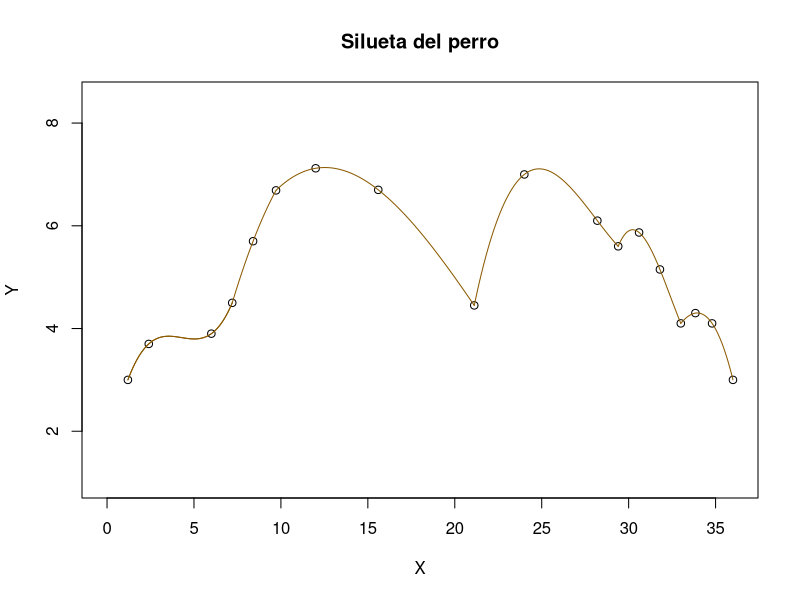

This figure's R source:
#     *** Analisis Numerico 2020-1 *** 
#--Trabajo realizado por: 
# Monica A. Alvarez C.
# Santiago Palacios L.
#   Ejercicio 6). Grafica de la silueta de un perro.

  
y=c(3, 3.7, 3.9, 4.5, 5.7, 6.69, 7.12, 6.7, 4.45, 7, 6.1,  5.6, 5.87, 5.15, 4.1,  4.3, 4.1, 3)
 
x=c(1 , 2,   5,   6,  7, 8.1,   10,  13, 17.6, 20, 23.5, 24.5, 25.5,  26.5, 27.5,  28.2, 29, 30)
 x=x*1.2



y1 = y[1:4]   ; x1=x[1:4]
y2 = y[4:6]  ; x2 = x[4:6]
y3 = y[6:9] ; x3 = x[6:9]
y4 = y[9:12] ; x4 = x[9:12]
y5 = y[12:15] ; x5 = x[12:15]
y6 = y[15:18] ; x6 = x[15:18]

plot(x, # Grafica del ejercicio.
     y,
     main = "Silueta del perro",
     xlab = "X",
     ylab = "Y",
     xlim=c(0,36),
     ylim=c(1,8.5))

lines(spline(x1, y1, n = 201), col = "orange4")
lines(spline(x1, y1, n = 201), col = "orange4")
lines(spline(x2, y2, n = 201), col = "orange4")
lines(spline(x3, y3, n = 201), col = "orange4")
lines(spline(x4, y4, n = 201), col = "orange4")
lines(spline(x5,y5, n = 201), col =  "orange4")
lines(spline(x6, y6, n = 201), col = "orange4")
